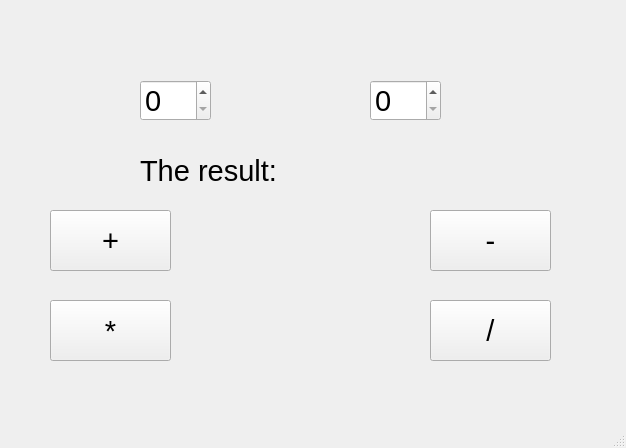
<?xml version="1.0" encoding="UTF-8"?>
<ui version="4.0">
 <class>MainWindow</class>
 <widget class="QMainWindow" name="MainWindow">
  <property name="geometry">
   <rect>
    <x>0</x>
    <y>0</y>
    <width>626</width>
    <height>448</height>
   </rect>
  </property>
  <property name="windowTitle">
   <string>MainWindow</string>
  </property>
  <widget class="QWidget" name="centralwidget">
   <widget class="QSpinBox" name="spinBox">
    <property name="geometry">
     <rect>
      <x>140</x>
      <y>80</y>
      <width>71</width>
      <height>41</height>
     </rect>
    </property>
    <property name="font">
     <font>
      <pointsize>22</pointsize>
     </font>
    </property>
   </widget>
   <widget class="QSpinBox" name="TheY">
    <property name="geometry">
     <rect>
      <x>370</x>
      <y>80</y>
      <width>71</width>
      <height>41</height>
     </rect>
    </property>
    <property name="font">
     <font>
      <pointsize>22</pointsize>
     </font>
    </property>
   </widget>
   <widget class="QLabel" name="label">
    <property name="geometry">
     <rect>
      <x>140</x>
      <y>140</y>
      <width>311</width>
      <height>61</height>
     </rect>
    </property>
    <property name="font">
     <font>
      <pointsize>22</pointsize>
     </font>
    </property>
    <property name="text">
     <string>The result: </string>
    </property>
   </widget>
   <widget class="QPushButton" name="add">
    <property name="geometry">
     <rect>
      <x>50</x>
      <y>210</y>
      <width>121</width>
      <height>61</height>
     </rect>
    </property>
    <property name="font">
     <font>
      <pointsize>22</pointsize>
     </font>
    </property>
    <property name="text">
     <string>+</string>
    </property>
   </widget>
   <widget class="QPushButton" name="multiply">
    <property name="geometry">
     <rect>
      <x>50</x>
      <y>300</y>
      <width>121</width>
      <height>61</height>
     </rect>
    </property>
    <property name="font">
     <font>
      <pointsize>22</pointsize>
     </font>
    </property>
    <property name="text">
     <string>*</string>
    </property>
   </widget>
   <widget class="QPushButton" name="divide">
    <property name="geometry">
     <rect>
      <x>430</x>
      <y>300</y>
      <width>121</width>
      <height>61</height>
     </rect>
    </property>
    <property name="font">
     <font>
      <pointsize>22</pointsize>
     </font>
    </property>
    <property name="text">
     <string>/</string>
    </property>
   </widget>
   <widget class="QPushButton" name="minus">
    <property name="geometry">
     <rect>
      <x>430</x>
      <y>210</y>
      <width>121</width>
      <height>61</height>
     </rect>
    </property>
    <property name="font">
     <font>
      <pointsize>22</pointsize>
     </font>
    </property>
    <property name="text">
     <string>-</string>
    </property>
   </widget>
  </widget>
  <widget class="QMenuBar" name="menubar">
   <property name="geometry">
    <rect>
     <x>0</x>
     <y>0</y>
     <width>626</width>
     <height>21</height>
    </rect>
   </property>
  </widget>
  <widget class="QStatusBar" name="statusbar"/>
 </widget>
 <resources/>
 <connections/>
</ui>
